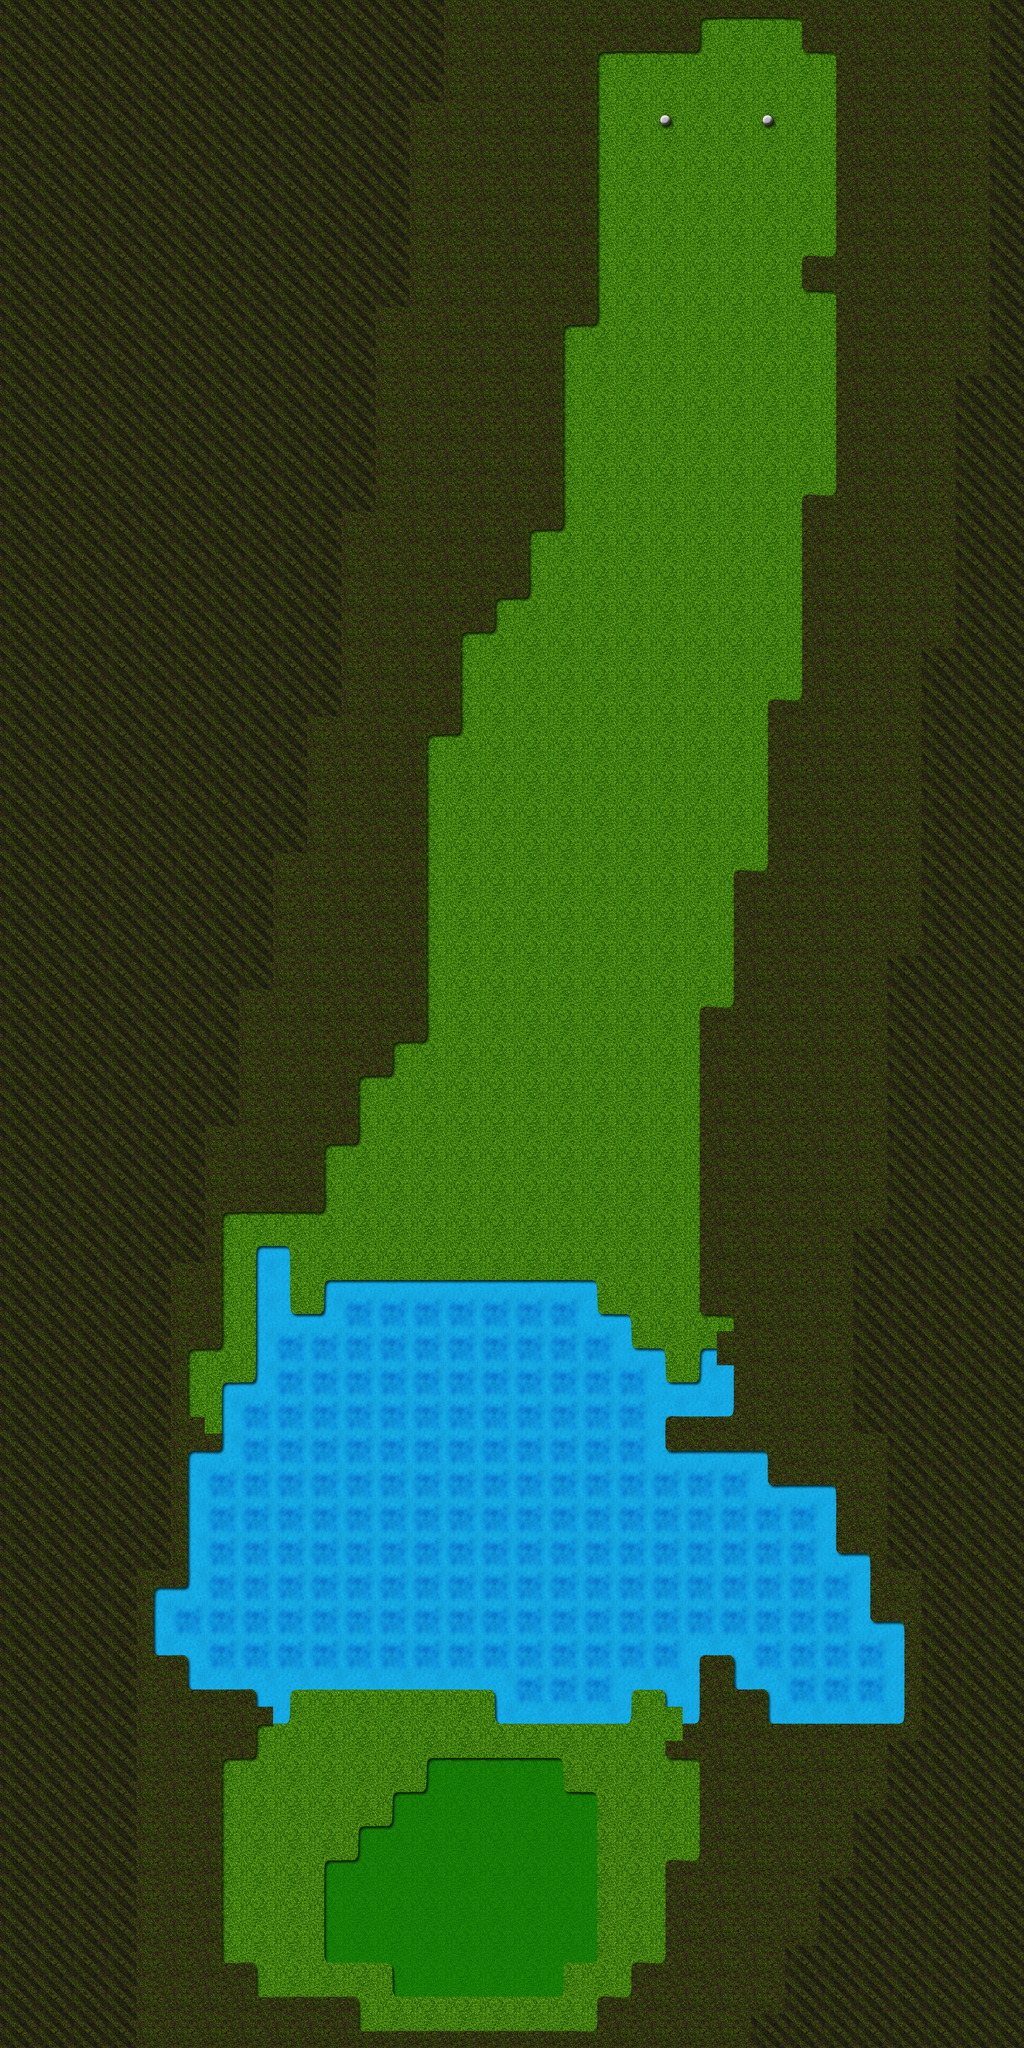

This game map was drawn from its Tiled (.tmx) file and the tilesets committed beside it. A one-line description and the trimmed map source follow:
An orthogonal 30x60 tile map with 64x64 px tiles, 1 tile layer (Tile Layer 1), 2 tilesets and 73 objects (Hole, Tee).

<map version="1.0" orientation="orthogonal" width="30" height="60" tilewidth="64" tileheight="64">
 <tileset firstgid="1" name="Golf" tilewidth="64" tileheight="64">
  <image source="tilemap.png" width="1024" height="1024" />
  <terraintypes>
   <terrain name="Rough" tile="0" />
   <terrain name="Fairway" tile="1" />
   <terrain name="Green" tile="16" />
   <terrain name="Bunker" tile="17" />
   <terrain name="Water" tile="19" />
  </terraintypes>
  <tile id="0" terrain="0,0,0,0" />
  <tile id="1" terrain="1,1,1,1" />
  <tile id="4" terrain="1,2,1,2" />
  <tile id="5" terrain="2,1,2,1" />
  <tile id="6" terrain="1,1,1,2" />
  <tile id="7" terrain="1,1,2,1" />
  <tile id="16" terrain="2,2,2,2" />
  <tile id="17" terrain="3,3,3,3" />
  <tile id="19" terrain="4,4,4,4" />
  <tile id="20" terrain="2,2,1,1" />
  <tile id="21" terrain="1,1,2,2" />
  <tile id="22" terrain="1,2,1,1" />
  <tile id="23" terrain="2,1,1,1" />
  <tile id="32" terrain="1,1,1,3" />
  <tile id="33" terrain="1,1,3,1" />
  <tile id="34" terrain="3,3,3,1" />
  <tile id="35" terrain="3,3,1,3" />
  <tile id="44" terrain="1,3,1,3" />
  <tile id="45" terrain="3,1,3,1" />
  <tile id="46" terrain="1,1,1,4" />
  <tile id="47" terrain="1,1,4,1" />
  <tile id="48" terrain="1,3,1,1" />
  <tile id="49" terrain="3,1,1,1" />
  <tile id="50" terrain="3,1,3,3" />
  <tile id="51" terrain="1,3,3,3" />
  <tile id="60" terrain="3,3,1,1" />
  <tile id="61" terrain="1,1,3,3" />
  <tile id="62" terrain="1,4,1,1" />
  <tile id="63" terrain="4,1,1,1" />
  <tile id="64" terrain="4,4,4,1" />
  <tile id="65" terrain="4,4,1,4" />
  <tile id="74" terrain="1,4,1,4" />
  <tile id="75" terrain="4,1,4,1" />
  <tile id="76" terrain="0,0,0,1" />
  <tile id="77" terrain="0,0,1,0" />
  <tile id="78" terrain="1,1,1,0" />
  <tile id="79" terrain="1,1,0,1" />
  <tile id="80" terrain="4,1,4,4" />
  <tile id="81" terrain="1,4,4,4" />
  <tile id="90" terrain="4,4,1,1" />
  <tile id="91" terrain="1,1,4,4" />
  <tile id="92" terrain="0,1,0,0" />
  <tile id="93" terrain="1,0,0,0" />
  <tile id="94" terrain="1,0,1,1" />
  <tile id="95" terrain="0,1,1,1" />
  <tile id="104" terrain="0,1,0,1" />
  <tile id="105" terrain="1,0,1,0" />
  <tile id="106" terrain="3,3,3,0" />
  <tile id="107" terrain="3,3,0,3" />
  <tile id="108" terrain="0,0,0,3" />
  <tile id="109" terrain="0,0,3,0" />
  <tile id="120" terrain="1,1,0,0" />
  <tile id="121" terrain="0,0,1,1" />
  <tile id="122" terrain="3,0,3,3" />
  <tile id="123" terrain="0,3,3,3" />
  <tile id="124" terrain="0,3,0,0" />
  <tile id="125" terrain="3,0,0,0" />
  <tile id="134" terrain="0,3,0,3" />
  <tile id="135" terrain="3,0,3,0" />
  <tile id="136" terrain="0,0,0,4" />
  <tile id="137" terrain="0,0,4,0" />
  <tile id="138" terrain="4,4,4,0" />
  <tile id="139" terrain="4,4,0,4" />
  <tile id="150" terrain="3,3,0,0" />
  <tile id="151" terrain="0,0,3,3" />
  <tile id="152" terrain="0,4,0,0" />
  <tile id="153" terrain="4,0,0,0" />
  <tile id="154" terrain="4,0,4,4" />
  <tile id="155" terrain="0,4,4,4" />
  <tile id="164" terrain="0,4,0,4" />
  <tile id="165" terrain="4,0,4,0" />
  <tile id="166" terrain="2,2,2,1" />
  <tile id="167" terrain="2,2,1,2" />
  <tile id="180" terrain="4,4,0,0" />
  <tile id="181" terrain="0,0,4,4" />
  <tile id="182" terrain="2,1,2,2" />
  <tile id="183" terrain="1,2,2,2" />
 </tileset>
 <tileset firstgid="257" name="Trees" tilewidth="256" tileheight="256">
  <image source="tree_tiles.png" width="512" height="512" />
 </tileset>
 <layer name="Tile Layer 1" width="30" height="60">
  <data>[1800 cells, 1800 non-empty, 54 distinct tile ids]</data>
 </layer>
 <objectgroup name="Object Layer 1" width="30" height="60">
  <object name="Hole" x="957" y="3648">
   <ellipse />
  </object>
  <object name="Tee" x="1346" y="220">
   <ellipse />
  </object>
 </objectgroup>
 <objectgroup name="Object Layer 2" width="30" height="60">
  <object gid="257" x="551" y="313" />
  <object gid="257" x="466" y="922" />
  <object gid="257" x="136" y="1173" />
  <object gid="257" x="202" y="680" />
  <object gid="257" x="54" y="328" />
  <object gid="257" x="-13" y="961" />
  <object gid="257" x="51" y="1558" />
  <object gid="257" x="69" y="1946" />
  <object gid="257" x="-86" y="2534" />
  <object gid="257" x="60" y="2873" />
  <object gid="257" x="-55" y="3480" />
  <object gid="257" x="1496" y="3873" />
  <object gid="257" x="1681" y="3522" />
  <object gid="257" x="1745" y="2940" />
  <object gid="257" x="1614" y="2646" />
  <object gid="257" x="1633" y="2207" />
  <object gid="257" x="1660" y="1698" />
  <object gid="257" x="620" y="1989" />
  <object gid="257" x="1663" y="307" />
  <object gid="257" x="1675" y="876" />
  <object gid="258" x="251" y="276" />
  <object gid="258" x="87" y="552" />
  <object gid="258" x="108" y="922" />
  <object gid="258" x="-43" y="1143" />
  <object gid="258" x="199" y="1480" />
  <object gid="258" x="27" y="1749" />
  <object gid="258" x="233" y="1798" />
  <object gid="258" x="5" y="2661" />
  <object gid="258" x="-31" y="3210" />
  <object gid="258" x="72" y="3707" />
  <object gid="258" x="1460" y="3725" />
  <object gid="258" x="1730" y="3725" />
  <object gid="258" x="1630" y="3140" />
  <object gid="258" x="1699" y="2546" />
  <object gid="258" x="1508" y="2322" />
  <object gid="258" x="1202" y="2349" />
  <object gid="258" x="1757" y="1431" />
  <object gid="258" x="1608" y="649" />
  <object gid="259" x="1684" y="1134" />
  <object gid="259" x="1542" y="495" />
  <object gid="259" x="296" y="464" />
  <object gid="259" x="24" y="425" />
  <object gid="259" x="-55" y="852" />
  <object gid="259" x="239" y="1080" />
  <object gid="259" x="24" y="1449" />
  <object gid="259" x="111" y="1976" />
  <object gid="259" x="30" y="2531" />
  <object gid="259" x="75" y="3107" />
  <object gid="259" x="-58" y="3692" />
  <object gid="259" x="1651" y="3843" />
  <object gid="259" x="1490" y="3519" />
  <object gid="259" x="1590" y="2873" />
  <object gid="259" x="1451" y="2483" />
  <object gid="259" x="1730" y="2249" />
  <object gid="259" x="1675" y="1916" />
  <object gid="260" x="1548" y="1992" />
  <object gid="260" x="1639" y="1404" />
  <object gid="260" x="130" y="2134" />
  <object gid="260" x="-31" y="2298" />
  <object gid="260" x="124" y="1352" />
  <object gid="260" x="-28" y="716" />
  <object gid="260" x="390" y="558" />
  <object gid="260" x="369" y="204" />
  <object gid="260" x="1745" y="476" />
  <object gid="260" x="833" y="449" />
  <object gid="260" x="1587" y="3686" />
  <object gid="260" x="1196" y="3864" />
  <object gid="260" x="120" y="3870" />
  <object gid="260" x="-7" y="3349" />
  <object gid="260" x="293" y="3331" />
  <object gid="259" x="814" y="1161" />
 </objectgroup>
</map>
